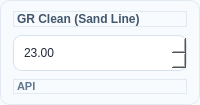
                                    <widget class="QFrame" name="spinCardClean">
                                        <property name="frameShape">
                                            <enum>QFrame::StyledPanel</enum>
                                        </property>
                                        <property name="styleSheet">
                                            <string>background:#F8FBFE;border:1px solid #E1EAF2;border-radius:10px;</string>
                                        </property>
                                        <layout class="QVBoxLayout" name="verticalLayout_spinCardClean">
                                            <property name="spacing">
                                                <number>8</number>
                                            </property>
                                            <property name="leftMargin">
                                                <number>12</number>
                                            </property>
                                            <property name="topMargin">
                                                <number>10</number>
                                            </property>
                                            <property name="rightMargin">
                                                <number>12</number>
                                            </property>
                                            <property name="bottomMargin">
                                                <number>10</number>
                                            </property>
                                            <item>
                                                <widget class="QLabel" name="lbl_st_spinCardClean">
                                                    <property name="text">
                                                        <string>GR Clean (Sand Line)</string>
                                                    </property>
                                                    <property name="styleSheet">
                                                        <string>font-size:12px;font-weight:700;color:#42566C;</string>
                                                    </property>
                                                </widget>
                                            </item>
                                            <item>
                                                <widget class="QDoubleSpinBox" name="spinGrClean">
                                                    <property name="decimals">
                                                        <number>2</number>
                                                    </property>
                                                    <property name="minimum">
                                                        <double>-1000.0</double>
                                                    </property>
                                                    <property name="maximum">
                                                        <double>10000.0</double>
                                                    </property>
                                                    <property name="value">
                                                        <double>23.0</double>
                                                    </property>
                                                    <property name="minimumSize">
                                                        <size>
                                                            <width>0</width>
                                                            <height>36</height>
                                                        </size>
                                                    </property>
                                                    <property name="styleSheet">
                                                        <string>QDoubleSpinBox{background:#FFFFFF;border:1px solid #D7E2EE;border-radius:8px;padding:6px 8px;color:#1F2937;}</string>
                                                    </property>
                                                </widget>
                                            </item>
                                            <item>
                                                <widget class="QLabel" name="lbl_u_spinCardClean">
                                                    <property name="text">
                                                        <string>API</string>
                                                    </property>
                                                    <property name="styleSheet">
                                                        <string>font-size:11px;color:#61788F;font-weight:700;</string>
                                                    </property>
                                                </widget>
                                            </item>
                                        </layout>
                                    </widget>
